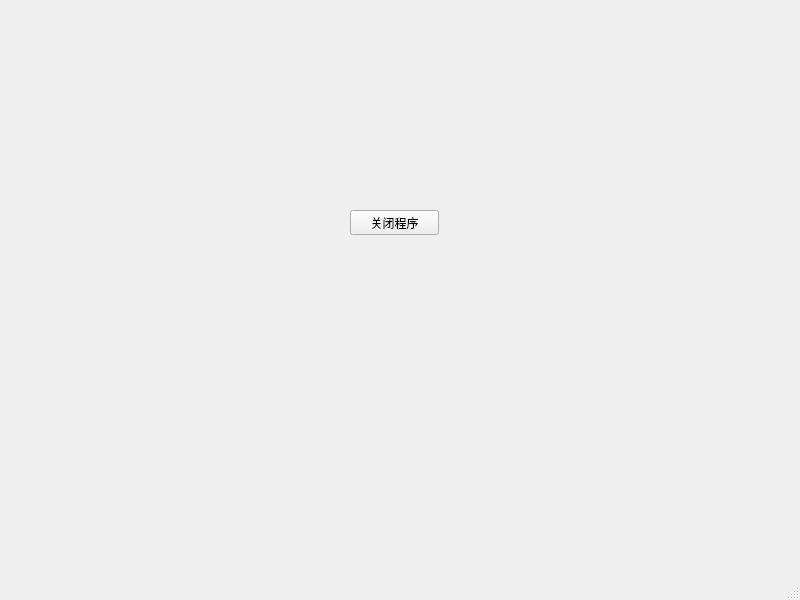
<?xml version="1.0" encoding="UTF-8"?>
<ui version="4.0">
 <class>MainWindow</class>
 <widget class="QMainWindow" name="MainWindow">
  <property name="geometry">
   <rect>
    <x>0</x>
    <y>0</y>
    <width>800</width>
    <height>600</height>
   </rect>
  </property>
  <property name="windowTitle">
   <string>MainWindow</string>
  </property>
  <widget class="QWidget" name="centralwidget">
   <widget class="QPushButton" name="pushButton">
    <property name="geometry">
     <rect>
      <x>350</x>
      <y>210</y>
      <width>89</width>
      <height>25</height>
     </rect>
    </property>
    <property name="text">
     <string>关闭程序</string>
    </property>
   </widget>
  </widget>
  <widget class="QMenuBar" name="menubar">
   <property name="geometry">
    <rect>
     <x>0</x>
     <y>0</y>
     <width>800</width>
     <height>28</height>
    </rect>
   </property>
  </widget>
  <widget class="QStatusBar" name="statusbar"/>
 </widget>
 <resources/>
 <connections/>
</ui>
